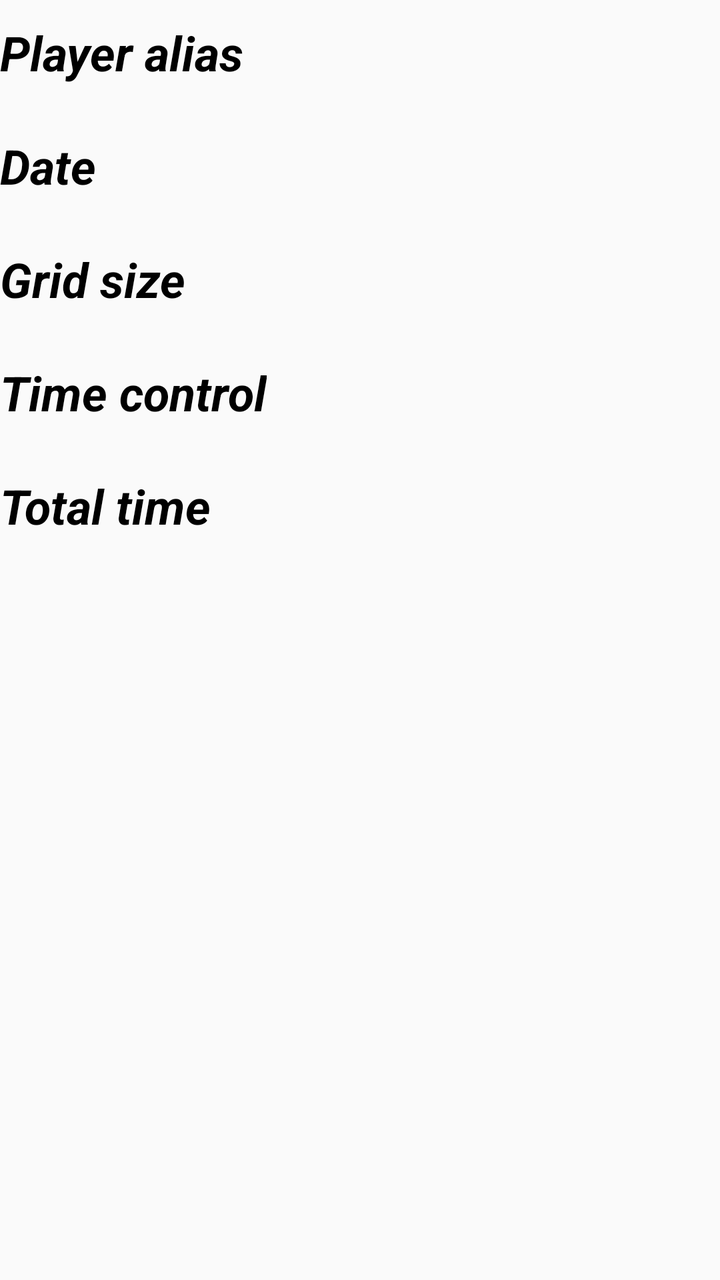
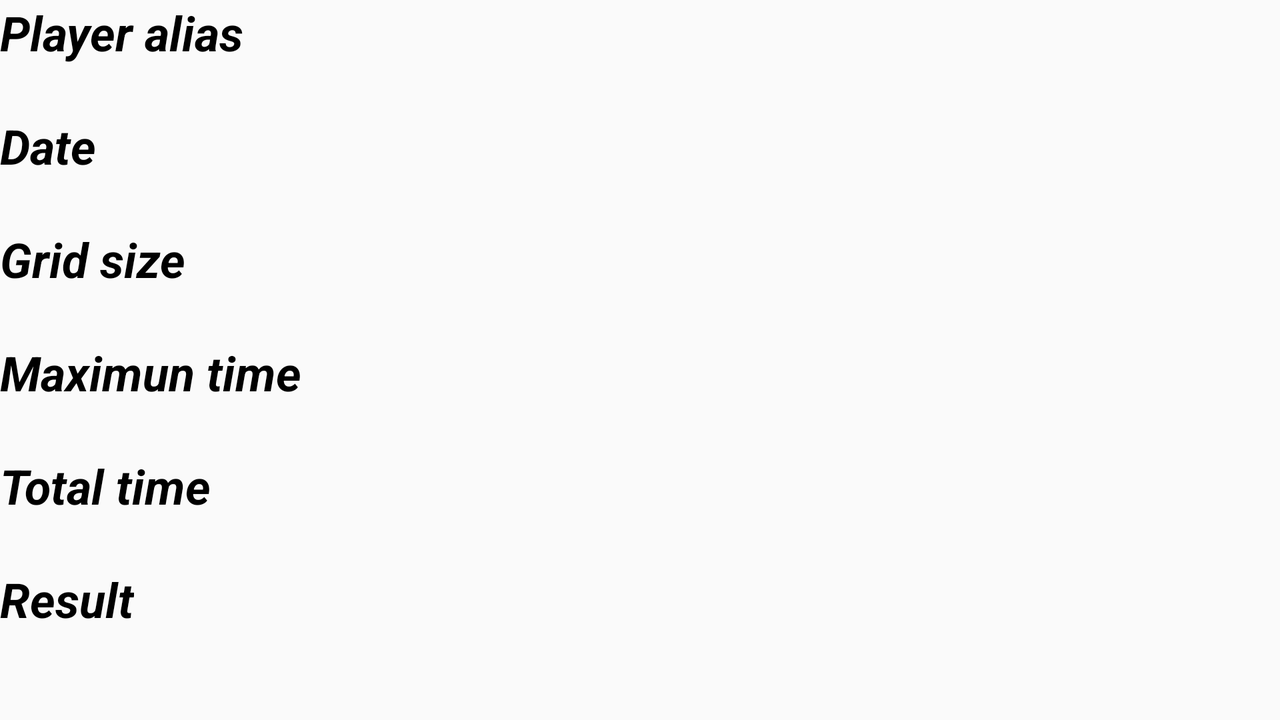

One screen, two layout resources from the same app: the default and the author's alternative for another configuration. Each is rendered where Android would select it; the XML of both is given below.
<!-- AndroidManifest.xml: application theme AppTheme -->
<!-- res/layout/fr_query_detail.xml -->
<?xml version="1.0" encoding="utf-8"?>
<RelativeLayout
	xmlns:android = "http://schemas.android.com/apk/res/android"
	xmlns:tools = "http://schemas.android.com/tools"
	android:id = "@+id/fr_query_detail"
	android:layout_width = "match_parent"
	android:layout_height = "match_parent"
	tools:context = ".fragments.QueryDetailFrag">

	<LinearLayout
		android:id = "@+id/linearGameDetail"
		android:layout_width = "match_parent"
		android:layout_height = "match_parent"
		android:layout_marginTop = "10dp"
		android:orientation = "vertical">

		<TextView
			android:id = "@+id/tv_titleAlias"
			android:layout_width = "wrap_content"
			android:layout_height = "wrap_content"
			android:text = "@string/descAlias"
			android:textColor = "@color/textColorDark"
			android:textSize = "24sp"
			android:textStyle = "bold|italic"/>

		<TextView
			android:id = "@+id/tv_alias"
			android:layout_width = "wrap_content"
			android:layout_height = "wrap_content"
			android:textColor = "@color/textColorDark"
			android:textSize = "18sp"/>

		<TextView
			android:id = "@+id/tv_titleDate"
			android:layout_width = "wrap_content"
			android:layout_height = "wrap_content"
			android:text = "@string/textDate"
			android:textColor = "@color/textColorDark"
			android:textSize = "24sp"
			android:textStyle = "bold|italic"/>

		<TextView
			android:id = "@+id/tv_date"
			android:layout_width = "wrap_content"
			android:layout_height = "wrap_content"
			android:textColor = "@color/textColorDark"
			android:textSize = "18sp"/>

		<TextView
			android:id = "@+id/tv_titleGridSize"
			android:layout_width = "wrap_content"
			android:layout_height = "wrap_content"
			android:text = "@string/textSizeGrid"
			android:textColor = "@color/textColorDark"
			android:textSize = "24sp"
			android:textStyle = "bold|italic"/>

		<TextView
			android:id = "@+id/tv_gridSize"
			android:layout_width = "wrap_content"
			android:layout_height = "wrap_content"
			android:textColor = "@color/textColorDark"
			android:textSize = "18sp"/>

		<TextView
			android:id = "@+id/tv_titleTimeControl"
			android:layout_width = "wrap_content"
			android:layout_height = "wrap_content"
			android:text = "@string/textCbTime"
			android:textColor = "@color/textColorDark"
			android:textSize = "24sp"
			android:textStyle = "bold|italic"/>

		<TextView
			android:id = "@+id/tv_timeControl"
			android:layout_width = "wrap_content"
			android:layout_height = "wrap_content"
			android:textColor = "@color/textColorDark"
			android:textSize = "18sp"/>

		<TextView
			android:id = "@+id/tv_titleTime"
			android:layout_width = "wrap_content"
			android:layout_height = "wrap_content"
			android:text = "@string/totalTime"
			android:textColor = "@color/textColorDark"
			android:textSize = "24sp"
			android:textStyle = "bold|italic"/>

		<TextView
			android:id = "@+id/tv_time"
			android:layout_width = "wrap_content"
			android:layout_height = "wrap_content"
			android:textColor = "@color/textColorDark"
			android:textSize = "18sp"/>















	</LinearLayout>
</RelativeLayout>
<!-- resources referenced by this layout -->
<resources>
  <color name="textColorDark">#000000</color>
  <string name="descAlias">Player alias</string>
  <string name="textCbTime">Time control</string>
  <string name="textDate">Date</string>
  <string name="textSizeGrid">Grid size</string>
  <string name="totalTime">Total time</string>
  <style name="AppTheme" parent="Theme.AppCompat.Light.NoActionBar">
  		
  		<item name="colorPrimary">@color/colorPrimary</item>
  		<item name="colorPrimaryDark">@color/colorPrimaryDark</item>
  		<item name="colorAccent">@color/colorAccent</item>
  	</style>
  <color name="colorPrimary">#33b4e4</color>
  <color name="colorPrimaryDark">#0d96c9</color>
  <color name="colorAccent">#D81B60</color>
</resources>
<!-- res/layout-land/fr_query_detail.xml (the author's variant of the layout above) -->
<!-- drawn on the phone turned sideways -->
<?xml version="1.0" encoding="utf-8"?>
<RelativeLayout
	xmlns:android = "http://schemas.android.com/apk/res/android"
	xmlns:tools = "http://schemas.android.com/tools"
	android:id = "@+id/fr_query_detail"
	android:layout_width = "match_parent"
	android:layout_height = "match_parent"
	tools:context = ".fragments.QueryDetailFrag">

	<ScrollView
		android:layout_width = "match_parent"
		android:layout_height = "match_parent">

		<LinearLayout
			android:id = "@+id/linearGameDetail"
			android:layout_width = "match_parent"
			android:layout_height = "wrap_content"
			android:orientation = "vertical">

			<TextView
				android:id = "@+id/tv_titleAlias"
				android:layout_width = "wrap_content"
				android:layout_height = "wrap_content"
				android:text = "@string/descAlias"
				android:textColor = "@color/textColorDark"
				android:textSize = "24sp"
				android:textStyle = "bold|italic"/>

			<TextView
				android:id = "@+id/tv_alias"
				android:layout_width = "wrap_content"
				android:layout_height = "wrap_content"
				android:textColor = "@color/textColorDark"
				android:textSize = "18sp"/>

			<TextView
				android:id = "@+id/tv_titleDate"
				android:layout_width = "wrap_content"
				android:layout_height = "wrap_content"
				android:text = "@string/textDate"
				android:textColor = "@color/textColorDark"
				android:textSize = "24sp"
				android:textStyle = "bold|italic"/>

			<TextView
				android:id = "@+id/tv_date"
				android:layout_width = "wrap_content"
				android:layout_height = "wrap_content"
				android:textColor = "@color/textColorDark"
				android:textSize = "18sp"/>

			<TextView
				android:id = "@+id/tv_titleGridSize"
				android:layout_width = "wrap_content"
				android:layout_height = "wrap_content"
				android:text = "@string/textSizeGrid"
				android:textColor = "@color/textColorDark"
				android:textSize = "24sp"
				android:textStyle = "bold|italic"/>

			<TextView
				android:id = "@+id/tv_gridSize"
				android:layout_width = "wrap_content"
				android:layout_height = "wrap_content"
				android:textColor = "@color/textColorDark"
				android:textSize = "18sp"/>

			<TextView
				android:id = "@+id/tv_titleTimeControl"
				android:layout_width = "wrap_content"
				android:layout_height = "wrap_content"
				android:text = "@string/textTime"
				android:textColor = "@color/textColorDark"
				android:textSize = "24sp"
				android:textStyle = "bold|italic"/>

			<TextView
				android:id = "@+id/tv_timeControl"
				android:layout_width = "wrap_content"
				android:layout_height = "wrap_content"
				android:textColor = "@color/textColorDark"
				android:textSize = "18sp"/>

			<TextView
				android:id = "@+id/tv_titleTime"
				android:layout_width = "wrap_content"
				android:layout_height = "wrap_content"
				android:text = "@string/totalTime"
				android:textColor = "@color/textColorDark"
				android:textSize = "24sp"
				android:textStyle = "bold|italic"/>

			<TextView
				android:id = "@+id/tv_time"
				android:layout_width = "wrap_content"
				android:layout_height = "wrap_content"
				android:textColor = "@color/textColorDark"
				android:textSize = "18sp"/>

			<TextView
				android:id = "@+id/tv_titleResult"
				android:layout_width = "wrap_content"
				android:layout_height = "wrap_content"
				android:text = "@string/titleResult"
				android:textColor = "@color/textColorDark"
				android:textSize = "24sp"
				android:textStyle = "bold|italic"/>

			<TextView
				android:id = "@+id/tv_result"
				android:layout_width = "wrap_content"
				android:layout_height = "wrap_content"
				android:textColor = "@color/textColorDark"
				android:textSize = "18sp"/>
		</LinearLayout>
	</ScrollView>
</RelativeLayout>
<!-- resources referenced by the variant -->
<!-- as the phone turned sideways resolves them -->
<resources>
  <color name="textColorDark">#000000</color>
  <string name="descAlias">Player alias</string>
  <string name="textDate">Date</string>
  <string name="textSizeGrid">Grid size</string>
  <string name="textTime">Maximun time</string>
  <string name="titleResult">Result</string>
  <string name="totalTime">Total time</string>
  <style name="AppTheme" parent="Theme.AppCompat.Light.NoActionBar">
  		
  		<item name="colorPrimary">@color/colorPrimary</item>
  		<item name="colorPrimaryDark">@color/colorPrimaryDark</item>
  		<item name="colorAccent">@color/colorAccent</item>
  	</style>
  <color name="colorPrimary">#33b4e4</color>
  <color name="colorPrimaryDark">#0d96c9</color>
  <color name="colorAccent">#D81B60</color>
</resources>
